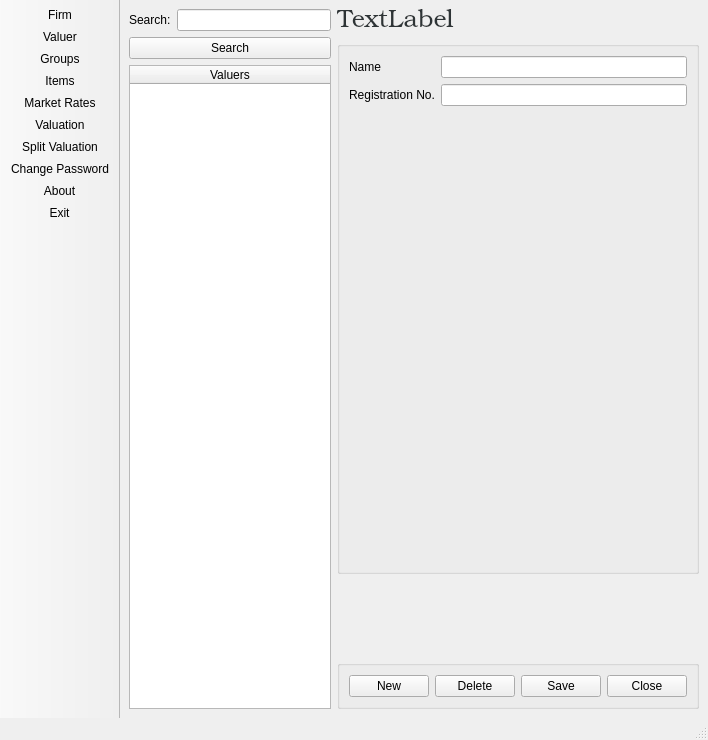
<?xml version="1.0" encoding="UTF-8"?>
<ui version="4.0">
 <class>MainWindow</class>
 <widget class="QMainWindow" name="MainWindow">
  <property name="geometry">
   <rect>
    <x>0</x>
    <y>0</y>
    <width>708</width>
    <height>740</height>
   </rect>
  </property>
  <property name="windowTitle">
   <string>MainWindow</string>
  </property>
  <widget class="QWidget" name="centralwidget">
   <layout class="QHBoxLayout" name="horizontalLayout">
    <item>
     <layout class="QHBoxLayout" name="horizontalLayout_9">
      <item>
       <layout class="QVBoxLayout" name="verticalLayout">
        <item>
         <layout class="QHBoxLayout" name="horizontalLayout_2">
          <item>
           <widget class="QLabel" name="label">
            <property name="text">
             <string>Search:</string>
            </property>
           </widget>
          </item>
          <item>
           <widget class="QLineEdit" name="lineEdit_3"/>
          </item>
         </layout>
        </item>
        <item>
         <widget class="QPushButton" name="pushButton_5">
          <property name="text">
           <string>Search</string>
          </property>
         </widget>
        </item>
        <item>
         <widget class="QTableWidget" name="tableWidget">
          <property name="alternatingRowColors">
           <bool>true</bool>
          </property>
          <property name="showGrid">
           <bool>false</bool>
          </property>
          <property name="rowCount">
           <number>0</number>
          </property>
          <attribute name="horizontalHeaderCascadingSectionResizes">
           <bool>false</bool>
          </attribute>
          <attribute name="horizontalHeaderDefaultSectionSize">
           <number>200</number>
          </attribute>
          <attribute name="horizontalHeaderStretchLastSection">
           <bool>true</bool>
          </attribute>
          <attribute name="verticalHeaderVisible">
           <bool>false</bool>
          </attribute>
          <attribute name="verticalHeaderStretchLastSection">
           <bool>false</bool>
          </attribute>
          <column>
           <property name="text">
            <string>Valuers</string>
           </property>
          </column>
         </widget>
        </item>
       </layout>
      </item>
      <item>
       <layout class="QVBoxLayout" name="verticalLayout_2">
        <item>
         <widget class="QLabel" name="label_9">
          <property name="font">
           <font>
            <family>URW Bookman L</family>
            <pointsize>-1</pointsize>
            <weight>9</weight>
            <italic>false</italic>
            <bold>false</bold>
           </font>
          </property>
          <property name="styleSheet">
           <string notr="true">font: 75 11pt &quot;URW Bookman L&quot;;	
color: rgb(46, 52, 54);
font-size: 25px;</string>
          </property>
          <property name="text">
           <string>TextLabel</string>
          </property>
         </widget>
        </item>
        <item>
         <widget class="QGroupBox" name="groupBox">
          <property name="title">
           <string/>
          </property>
          <layout class="QFormLayout" name="formLayout">
           <item row="0" column="0">
            <widget class="QLabel" name="label_2">
             <property name="text">
              <string>Name</string>
             </property>
            </widget>
           </item>
           <item row="0" column="1">
            <widget class="QLineEdit" name="lineEdit"/>
           </item>
           <item row="1" column="0">
            <widget class="QLabel" name="label_3">
             <property name="text">
              <string>Registration No.</string>
             </property>
            </widget>
           </item>
           <item row="1" column="1">
            <widget class="QLineEdit" name="lineEdit_2"/>
           </item>
           <item row="2" column="1">
            <spacer name="verticalSpacer_2">
             <property name="orientation">
              <enum>Qt::Vertical</enum>
             </property>
             <property name="sizeType">
              <enum>QSizePolicy::Fixed</enum>
             </property>
             <property name="sizeHint" stdset="0">
              <size>
               <width>20</width>
               <height>450</height>
              </size>
             </property>
            </spacer>
           </item>
          </layout>
         </widget>
        </item>
        <item>
         <spacer name="verticalSpacer">
          <property name="orientation">
           <enum>Qt::Vertical</enum>
          </property>
          <property name="sizeHint" stdset="0">
           <size>
            <width>20</width>
            <height>40</height>
           </size>
          </property>
         </spacer>
        </item>
        <item>
         <widget class="QGroupBox" name="groupBox_2">
          <layout class="QHBoxLayout" name="horizontalLayout_16">
           <item>
            <widget class="QPushButton" name="pushButton_3">
             <property name="text">
              <string>New</string>
             </property>
            </widget>
           </item>
           <item>
            <widget class="QPushButton" name="pushButton_2">
             <property name="text">
              <string>Delete</string>
             </property>
            </widget>
           </item>
           <item>
            <widget class="QPushButton" name="pushButton_1">
             <property name="text">
              <string>Save</string>
             </property>
            </widget>
           </item>
           <item>
            <widget class="QPushButton" name="pushButton_4">
             <property name="text">
              <string>Close</string>
             </property>
            </widget>
           </item>
          </layout>
         </widget>
        </item>
       </layout>
      </item>
     </layout>
    </item>
    <item>
     <spacer name="horizontalSpacer">
      <property name="orientation">
       <enum>Qt::Horizontal</enum>
      </property>
      <property name="sizeHint" stdset="0">
       <size>
        <width>11</width>
        <height>20</height>
       </size>
      </property>
     </spacer>
    </item>
   </layout>
  </widget>
  <widget class="QMenuBar" name="menubar">
   <property name="geometry">
    <rect>
     <x>0</x>
     <y>0</y>
     <width>708</width>
     <height>22</height>
    </rect>
   </property>
  </widget>
  <widget class="QStatusBar" name="statusbar"/>
  <widget class="QToolBar" name="toolBar">
   <property name="windowTitle">
    <string>toolBar</string>
   </property>
   <property name="movable">
    <bool>false</bool>
   </property>
   <attribute name="toolBarArea">
    <enum>LeftToolBarArea</enum>
   </attribute>
   <attribute name="toolBarBreak">
    <bool>false</bool>
   </attribute>
   <addaction name="actionFirm"/>
   <addaction name="actionValuer"/>
   <addaction name="actionGroups"/>
   <addaction name="actionItems"/>
   <addaction name="actionMarket_Rates"/>
   <addaction name="actionValuation"/>
   <addaction name="actionSplit_Valuation"/>
   <addaction name="actionChange_Password"/>
   <addaction name="actionAbout"/>
   <addaction name="actionExit"/>
  </widget>
  <action name="actionFirm">
   <property name="icon">
    <iconset resource="toolbar.qrc">
     <normaloff>:/icons/icons8-organization-50.png</normaloff>:/icons/icons8-organization-50.png</iconset>
   </property>
   <property name="text">
    <string>Firm</string>
   </property>
   <property name="toolTip">
    <string>Firm</string>
   </property>
   <property name="shortcut">
    <string>Alt+F</string>
   </property>
  </action>
  <action name="actionValuer">
   <property name="icon">
    <iconset resource="toolbar.qrc">
     <normaloff>:/icons/icons8-user-50.png</normaloff>:/icons/icons8-user-50.png</iconset>
   </property>
   <property name="text">
    <string>Valuer</string>
   </property>
   <property name="toolTip">
    <string>Valuer</string>
   </property>
   <property name="shortcut">
    <string>Alt+V</string>
   </property>
  </action>
  <action name="actionGroups">
   <property name="icon">
    <iconset resource="toolbar.qrc">
     <normaloff>:/icons/icons8-list-50.png</normaloff>:/icons/icons8-list-50.png</iconset>
   </property>
   <property name="text">
    <string>Groups</string>
   </property>
   <property name="toolTip">
    <string>Groups</string>
   </property>
   <property name="shortcut">
    <string>Alt+G</string>
   </property>
  </action>
  <action name="actionItems">
   <property name="icon">
    <iconset resource="toolbar.qrc">
     <normaloff>:/icons/icons8-ring-50.png</normaloff>:/icons/icons8-ring-50.png</iconset>
   </property>
   <property name="text">
    <string>Items</string>
   </property>
   <property name="toolTip">
    <string>Items</string>
   </property>
   <property name="shortcut">
    <string>Alt+I</string>
   </property>
  </action>
  <action name="actionMarket_Rates">
   <property name="icon">
    <iconset resource="toolbar.qrc">
     <normaloff>:/icons/icons8-us-dollar-50.png</normaloff>:/icons/icons8-us-dollar-50.png</iconset>
   </property>
   <property name="text">
    <string>Market Rates</string>
   </property>
   <property name="toolTip">
    <string>Market Rates</string>
   </property>
   <property name="shortcut">
    <string>Alt+M</string>
   </property>
  </action>
  <action name="actionValuation">
   <property name="icon">
    <iconset resource="toolbar.qrc">
     <normaloff>:/icons/icons8-contract-50.png</normaloff>:/icons/icons8-contract-50.png</iconset>
   </property>
   <property name="text">
    <string>Valuation</string>
   </property>
   <property name="toolTip">
    <string>Valuation</string>
   </property>
   <property name="shortcut">
    <string>Alt+A</string>
   </property>
  </action>
  <action name="actionChange_Password">
   <property name="icon">
    <iconset resource="toolbar.qrc">
     <normaloff>:/icons/icons8-password-50.png</normaloff>:/icons/icons8-password-50.png</iconset>
   </property>
   <property name="text">
    <string>Change Password</string>
   </property>
   <property name="toolTip">
    <string>Change Password</string>
   </property>
   <property name="shortcut">
    <string>Alt+P</string>
   </property>
  </action>
  <action name="actionAbout">
   <property name="icon">
    <iconset resource="toolbar.qrc">
     <normaloff>:/icons/icons8-about-50.png</normaloff>:/icons/icons8-about-50.png</iconset>
   </property>
   <property name="text">
    <string>About</string>
   </property>
   <property name="toolTip">
    <string>About</string>
   </property>
   <property name="shortcut">
    <string>Alt+B</string>
   </property>
  </action>
  <action name="actionExit">
   <property name="icon">
    <iconset resource="toolbar.qrc">
     <normaloff>:/icons/icons8-exit-50.png</normaloff>:/icons/icons8-exit-50.png</iconset>
   </property>
   <property name="text">
    <string>Exit</string>
   </property>
   <property name="toolTip">
    <string>Exit</string>
   </property>
   <property name="shortcut">
    <string>Esc</string>
   </property>
  </action>
  <action name="actionSplit_Valuation">
   <property name="icon">
    <iconset resource="../../Evaluation Report Software/Valuation Main/toolbar.qrc">
     <normaloff>:/icons/icons8-separate-document-50.png</normaloff>:/icons/icons8-separate-document-50.png</iconset>
   </property>
   <property name="text">
    <string>Split Valuation</string>
   </property>
  </action>
 </widget>
 <resources>
  <include location="toolbar.qrc"/>
  <include location="../../Evaluation Report Software/Valuation Main/toolbar.qrc"/>
 </resources>
 <connections/>
</ui>
